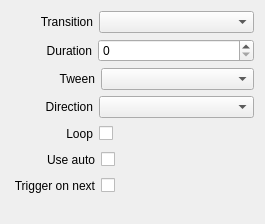
<?xml version="1.0" encoding="UTF-8"?>
<ui version="4.0">
 <class>InspectorAudioWidget</class>
 <widget class="QWidget" name="InspectorAudioWidget">
  <property name="geometry">
   <rect>
    <x>0</x>
    <y>0</y>
    <width>265</width>
    <height>224</height>
   </rect>
  </property>
  <property name="sizePolicy">
   <sizepolicy hsizetype="Expanding" vsizetype="Preferred">
    <horstretch>0</horstretch>
    <verstretch>0</verstretch>
   </sizepolicy>
  </property>
  <layout class="QVBoxLayout" name="verticalLayout">
   <item>
    <layout class="QHBoxLayout" name="horizontalLayoutTransition">
     <item>
      <spacer name="horizontalSpacerTransition">
       <property name="orientation">
        <enum>Qt::Horizontal</enum>
       </property>
       <property name="sizeType">
        <enum>QSizePolicy::Fixed</enum>
       </property>
       <property name="sizeHint" stdset="0">
        <size>
         <width>29</width>
         <height>20</height>
        </size>
       </property>
      </spacer>
     </item>
     <item>
      <widget class="QLabel" name="labelTransition">
       <property name="text">
        <string>Transition</string>
       </property>
       <property name="alignment">
        <set>Qt::AlignRight|Qt::AlignTrailing|Qt::AlignVCenter</set>
       </property>
      </widget>
     </item>
     <item>
      <widget class="QComboBox" name="comboBoxTransition">
       <property name="sizePolicy">
        <sizepolicy hsizetype="Expanding" vsizetype="Fixed">
         <horstretch>0</horstretch>
         <verstretch>0</verstretch>
        </sizepolicy>
       </property>
      </widget>
     </item>
    </layout>
   </item>
   <item>
    <layout class="QHBoxLayout" name="horizontalLayoutDuration">
     <item>
      <spacer name="horizontalSpacerDuration">
       <property name="orientation">
        <enum>Qt::Horizontal</enum>
       </property>
       <property name="sizeType">
        <enum>QSizePolicy::Fixed</enum>
       </property>
       <property name="sizeHint" stdset="0">
        <size>
         <width>35</width>
         <height>20</height>
        </size>
       </property>
      </spacer>
     </item>
     <item>
      <widget class="QLabel" name="labelDuration">
       <property name="text">
        <string>Duration</string>
       </property>
       <property name="alignment">
        <set>Qt::AlignRight|Qt::AlignTrailing|Qt::AlignVCenter</set>
       </property>
      </widget>
     </item>
     <item>
      <widget class="QSpinBox" name="spinBoxDuration">
       <property name="sizePolicy">
        <sizepolicy hsizetype="Expanding" vsizetype="Fixed">
         <horstretch>0</horstretch>
         <verstretch>0</verstretch>
        </sizepolicy>
       </property>
       <property name="maximum">
        <number>999</number>
       </property>
      </widget>
     </item>
    </layout>
   </item>
   <item>
    <layout class="QHBoxLayout" name="horizontalLayoutTween">
     <item>
      <spacer name="horizontalSpacerTween">
       <property name="orientation">
        <enum>Qt::Horizontal</enum>
       </property>
       <property name="sizeType">
        <enum>QSizePolicy::Fixed</enum>
       </property>
       <property name="sizeHint" stdset="0">
        <size>
         <width>48</width>
         <height>20</height>
        </size>
       </property>
      </spacer>
     </item>
     <item>
      <widget class="QLabel" name="labelTween">
       <property name="text">
        <string>Tween</string>
       </property>
       <property name="alignment">
        <set>Qt::AlignRight|Qt::AlignTrailing|Qt::AlignVCenter</set>
       </property>
      </widget>
     </item>
     <item>
      <widget class="QComboBox" name="comboBoxTween">
       <property name="sizePolicy">
        <sizepolicy hsizetype="Expanding" vsizetype="Fixed">
         <horstretch>0</horstretch>
         <verstretch>0</verstretch>
        </sizepolicy>
       </property>
      </widget>
     </item>
    </layout>
   </item>
   <item>
    <layout class="QHBoxLayout" name="horizontalLayoutDirection">
     <item>
      <spacer name="horizontalSpacerDirection">
       <property name="orientation">
        <enum>Qt::Horizontal</enum>
       </property>
       <property name="sizeType">
        <enum>QSizePolicy::Fixed</enum>
       </property>
       <property name="sizeHint" stdset="0">
        <size>
         <width>34</width>
         <height>20</height>
        </size>
       </property>
      </spacer>
     </item>
     <item>
      <widget class="QLabel" name="labelDirection">
       <property name="text">
        <string>Direction</string>
       </property>
       <property name="alignment">
        <set>Qt::AlignRight|Qt::AlignTrailing|Qt::AlignVCenter</set>
       </property>
      </widget>
     </item>
     <item>
      <widget class="QComboBox" name="comboBoxDirection">
       <property name="sizePolicy">
        <sizepolicy hsizetype="Expanding" vsizetype="Fixed">
         <horstretch>0</horstretch>
         <verstretch>0</verstretch>
        </sizepolicy>
       </property>
      </widget>
     </item>
    </layout>
   </item>
   <item>
    <layout class="QHBoxLayout" name="horizontalLayoutLoop">
     <item>
      <spacer name="horizontalSpacerLoop1">
       <property name="orientation">
        <enum>Qt::Horizontal</enum>
       </property>
       <property name="sizeType">
        <enum>QSizePolicy::Fixed</enum>
       </property>
       <property name="sizeHint" stdset="0">
        <size>
         <width>55</width>
         <height>20</height>
        </size>
       </property>
      </spacer>
     </item>
     <item>
      <widget class="QLabel" name="labelLoop">
       <property name="text">
        <string>Loop</string>
       </property>
       <property name="alignment">
        <set>Qt::AlignRight|Qt::AlignTrailing|Qt::AlignVCenter</set>
       </property>
      </widget>
     </item>
     <item>
      <widget class="QCheckBox" name="checkBoxLoop">
       <property name="layoutDirection">
        <enum>Qt::RightToLeft</enum>
       </property>
       <property name="text">
        <string/>
       </property>
      </widget>
     </item>
     <item>
      <spacer name="horizontalSpacerLoop2">
       <property name="orientation">
        <enum>Qt::Horizontal</enum>
       </property>
       <property name="sizeHint" stdset="0">
        <size>
         <width>40</width>
         <height>20</height>
        </size>
       </property>
      </spacer>
     </item>
    </layout>
   </item>
   <item>
    <layout class="QHBoxLayout" name="horizontalLayoutUseAuto">
     <item>
      <spacer name="horizontalSpacerUseAuto1">
       <property name="orientation">
        <enum>Qt::Horizontal</enum>
       </property>
       <property name="sizeType">
        <enum>QSizePolicy::Fixed</enum>
       </property>
       <property name="sizeHint" stdset="0">
        <size>
         <width>36</width>
         <height>20</height>
        </size>
       </property>
      </spacer>
     </item>
     <item>
      <widget class="QLabel" name="labelUseAuto">
       <property name="text">
        <string>Use auto</string>
       </property>
       <property name="alignment">
        <set>Qt::AlignRight|Qt::AlignTrailing|Qt::AlignVCenter</set>
       </property>
      </widget>
     </item>
     <item>
      <widget class="QCheckBox" name="checkBoxUseAuto">
       <property name="layoutDirection">
        <enum>Qt::RightToLeft</enum>
       </property>
       <property name="text">
        <string/>
       </property>
      </widget>
     </item>
     <item>
      <spacer name="horizontalSpacerUseAuto2">
       <property name="orientation">
        <enum>Qt::Horizontal</enum>
       </property>
       <property name="sizeHint" stdset="0">
        <size>
         <width>40</width>
         <height>20</height>
        </size>
       </property>
      </spacer>
     </item>
    </layout>
   </item>
   <item>
    <layout class="QHBoxLayout" name="horizontalLayoutTriggerOnNext">
     <item>
      <spacer name="horizontalSpacerTriggerOnNext1">
       <property name="orientation">
        <enum>Qt::Horizontal</enum>
       </property>
       <property name="sizeType">
        <enum>QSizePolicy::Fixed</enum>
       </property>
       <property name="sizeHint" stdset="0">
        <size>
         <width>2</width>
         <height>20</height>
        </size>
       </property>
      </spacer>
     </item>
     <item>
      <widget class="QLabel" name="labelTriggerOnNext">
       <property name="text">
        <string>Trigger on next</string>
       </property>
       <property name="alignment">
        <set>Qt::AlignRight|Qt::AlignTrailing|Qt::AlignVCenter</set>
       </property>
      </widget>
     </item>
     <item>
      <widget class="QCheckBox" name="checkBoxTriggerOnNext">
       <property name="layoutDirection">
        <enum>Qt::RightToLeft</enum>
       </property>
       <property name="text">
        <string/>
       </property>
      </widget>
     </item>
     <item>
      <spacer name="horizontalSpacerTriggerOnNext2">
       <property name="orientation">
        <enum>Qt::Horizontal</enum>
       </property>
       <property name="sizeHint" stdset="0">
        <size>
         <width>40</width>
         <height>20</height>
        </size>
       </property>
      </spacer>
     </item>
    </layout>
   </item>
   <item>
    <spacer name="verticalSpacerMedia">
     <property name="orientation">
      <enum>Qt::Vertical</enum>
     </property>
     <property name="sizeType">
      <enum>QSizePolicy::Fixed</enum>
     </property>
     <property name="sizeHint" stdset="0">
      <size>
       <width>20</width>
       <height>10</height>
      </size>
     </property>
    </spacer>
   </item>
  </layout>
 </widget>
 <resources/>
 <connections>
  <connection>
   <sender>spinBoxDuration</sender>
   <signal>valueChanged(int)</signal>
   <receiver>InspectorAudioWidget</receiver>
   <slot>durationChanged(int)</slot>
   <hints>
    <hint type="sourcelabel">
     <x>213</x>
     <y>57</y>
    </hint>
    <hint type="destinationlabel">
     <x>223</x>
     <y>46</y>
    </hint>
   </hints>
  </connection>
  <connection>
   <sender>checkBoxLoop</sender>
   <signal>stateChanged(int)</signal>
   <receiver>InspectorAudioWidget</receiver>
   <slot>loopChanged(int)</slot>
   <hints>
    <hint type="sourcelabel">
     <x>112</x>
     <y>137</y>
    </hint>
    <hint type="destinationlabel">
     <x>220</x>
     <y>85</y>
    </hint>
   </hints>
  </connection>
  <connection>
   <sender>comboBoxTransition</sender>
   <signal>currentIndexChanged(QString)</signal>
   <receiver>InspectorAudioWidget</receiver>
   <slot>transitionChanged(QString)</slot>
   <hints>
    <hint type="sourcelabel">
     <x>213</x>
     <y>29</y>
    </hint>
    <hint type="destinationlabel">
     <x>223</x>
     <y>15</y>
    </hint>
   </hints>
  </connection>
  <connection>
   <sender>comboBoxDirection</sender>
   <signal>currentIndexChanged(QString)</signal>
   <receiver>InspectorAudioWidget</receiver>
   <slot>directionChanged(QString)</slot>
   <hints>
    <hint type="sourcelabel">
     <x>124</x>
     <y>105</y>
    </hint>
    <hint type="destinationlabel">
     <x>0</x>
     <y>105</y>
    </hint>
   </hints>
  </connection>
  <connection>
   <sender>comboBoxTween</sender>
   <signal>currentIndexChanged(QString)</signal>
   <receiver>InspectorAudioWidget</receiver>
   <slot>tweenChanged(QString)</slot>
   <hints>
    <hint type="sourcelabel">
     <x>187</x>
     <y>85</y>
    </hint>
    <hint type="destinationlabel">
     <x>1</x>
     <y>141</y>
    </hint>
   </hints>
  </connection>
  <connection>
   <sender>labelTransition</sender>
   <signal>linkActivated(QString)</signal>
   <receiver>InspectorAudioWidget</receiver>
   <slot>resetTransition(QString)</slot>
   <hints>
    <hint type="sourcelabel">
     <x>47</x>
     <y>22</y>
    </hint>
    <hint type="destinationlabel">
     <x>0</x>
     <y>20</y>
    </hint>
   </hints>
  </connection>
  <connection>
   <sender>labelDuration</sender>
   <signal>linkActivated(QString)</signal>
   <receiver>InspectorAudioWidget</receiver>
   <slot>resetDuration(QString)</slot>
   <hints>
    <hint type="sourcelabel">
     <x>56</x>
     <y>44</y>
    </hint>
    <hint type="destinationlabel">
     <x>0</x>
     <y>48</y>
    </hint>
   </hints>
  </connection>
  <connection>
   <sender>labelTween</sender>
   <signal>linkActivated(QString)</signal>
   <receiver>InspectorAudioWidget</receiver>
   <slot>resetTween(QString)</slot>
   <hints>
    <hint type="sourcelabel">
     <x>94</x>
     <y>85</y>
    </hint>
    <hint type="destinationlabel">
     <x>0</x>
     <y>77</y>
    </hint>
   </hints>
  </connection>
  <connection>
   <sender>labelDirection</sender>
   <signal>linkActivated(QString)</signal>
   <receiver>InspectorAudioWidget</receiver>
   <slot>resetDirection(QString)</slot>
   <hints>
    <hint type="sourcelabel">
     <x>66</x>
     <y>104</y>
    </hint>
    <hint type="destinationlabel">
     <x>9</x>
     <y>89</y>
    </hint>
   </hints>
  </connection>
  <connection>
   <sender>labelLoop</sender>
   <signal>linkActivated(QString)</signal>
   <receiver>InspectorAudioWidget</receiver>
   <slot>resetLoop(QString)</slot>
   <hints>
    <hint type="sourcelabel">
     <x>93</x>
     <y>141</y>
    </hint>
    <hint type="destinationlabel">
     <x>6</x>
     <y>182</y>
    </hint>
   </hints>
  </connection>
  <connection>
   <sender>labelUseAuto</sender>
   <signal>linkActivated(QString)</signal>
   <receiver>InspectorAudioWidget</receiver>
   <slot>resetUseAuto(QString)</slot>
   <hints>
    <hint type="sourcelabel">
     <x>94</x>
     <y>169</y>
    </hint>
    <hint type="destinationlabel">
     <x>73</x>
     <y>223</y>
    </hint>
   </hints>
  </connection>
  <connection>
   <sender>checkBoxUseAuto</sender>
   <signal>stateChanged(int)</signal>
   <receiver>InspectorAudioWidget</receiver>
   <slot>useAutoChanged(int)</slot>
   <hints>
    <hint type="sourcelabel">
     <x>113</x>
     <y>165</y>
    </hint>
    <hint type="destinationlabel">
     <x>146</x>
     <y>223</y>
    </hint>
   </hints>
  </connection>
  <connection>
   <sender>labelTriggerOnNext</sender>
   <signal>linkActivated(QString)</signal>
   <receiver>InspectorAudioWidget</receiver>
   <slot>resetTriggerOnNext(QString)</slot>
   <hints>
    <hint type="sourcelabel">
     <x>69</x>
     <y>197</y>
    </hint>
    <hint type="destinationlabel">
     <x>17</x>
     <y>223</y>
    </hint>
   </hints>
  </connection>
  <connection>
   <sender>checkBoxTriggerOnNext</sender>
   <signal>stateChanged(int)</signal>
   <receiver>InspectorAudioWidget</receiver>
   <slot>triggerOnNextChanged(int)</slot>
   <hints>
    <hint type="sourcelabel">
     <x>109</x>
     <y>193</y>
    </hint>
    <hint type="destinationlabel">
     <x>225</x>
     <y>223</y>
    </hint>
   </hints>
  </connection>
 </connections>
 <slots>
  <slot>durationChanged(int)</slot>
  <slot>loopChanged(int)</slot>
  <slot>transitionChanged(QString)</slot>
  <slot>directionChanged(QString)</slot>
  <slot>seekChanged(int)</slot>
  <slot>lengthChanged(int)</slot>
  <slot>tweenChanged(QString)</slot>
  <slot>resetTransition(QString)</slot>
  <slot>resetDuration(QString)</slot>
  <slot>resetTween(QString)</slot>
  <slot>resetDirection(QString)</slot>
  <slot>resetSeek(QString)</slot>
  <slot>resetLength(QString)</slot>
  <slot>resetLoop(QString)</slot>
  <slot>freezeOnLoadChanged(int)</slot>
  <slot>resetFreezeOnLoad(QString)</slot>
  <slot>resetUseAuto(QString)</slot>
  <slot>useAutoChanged(int)</slot>
  <slot>resetTriggerOnNext(QString)</slot>
  <slot>triggerOnNextChanged(int)</slot>
 </slots>
</ui>
